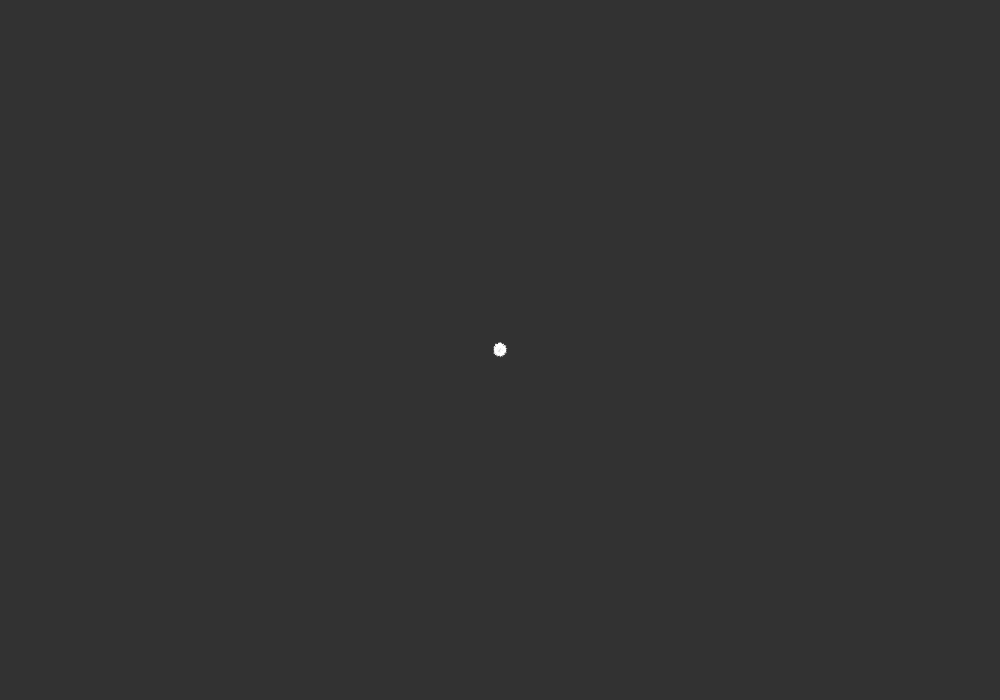
Frame 1 (no input)
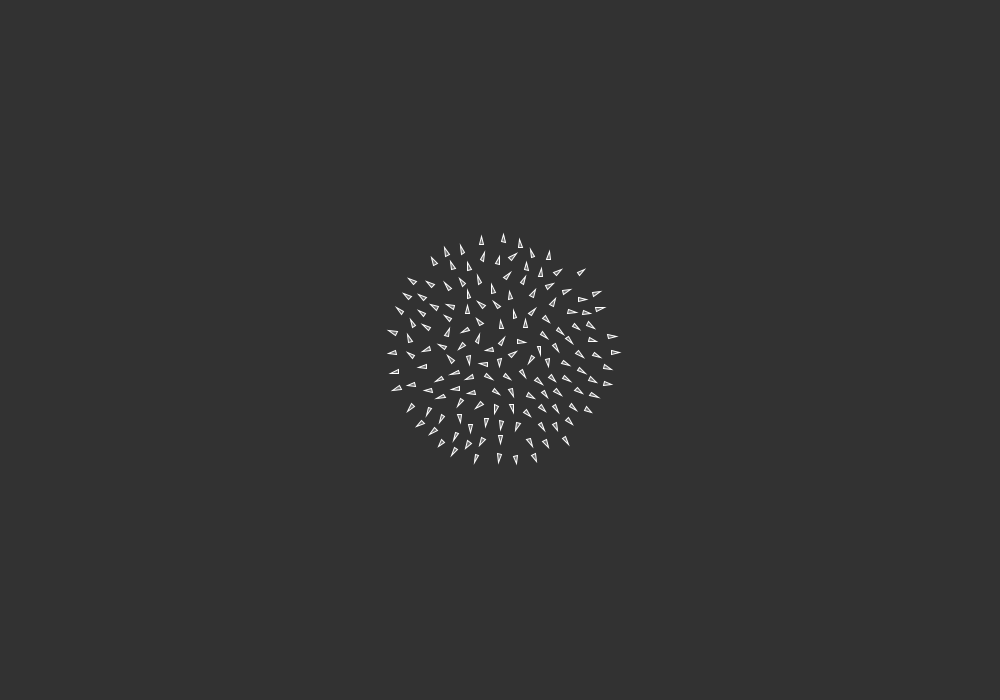
Frame 60 (the mouse pressed at the canvas centre just before this capture)
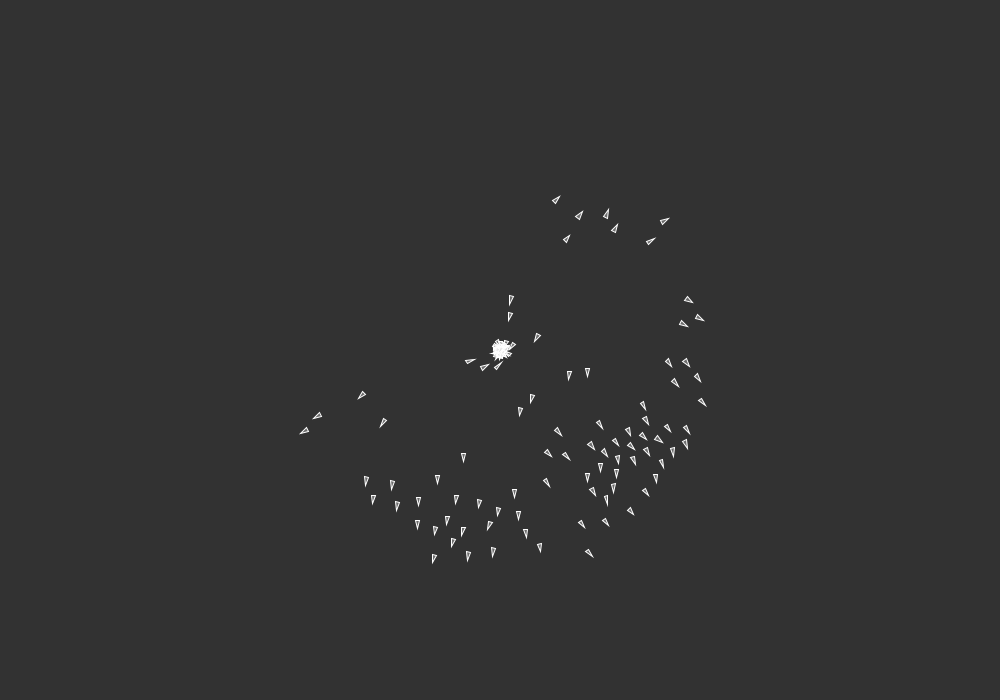
Frame 120 (the mouse held since frame 60 and released just before this capture)

The Processing sketch that drew these frames (run headless with seeded random() and noise(); from frame 60 on, the mouse is pressed at the canvas centre):

// Processing sketch: boids_example_nomouse
// ── boids_example_nomouse.pde
//Original code credit: Daniel Shiffman
//http://processing.org/examples/flocking.html

//Modified 9/24/14 by Gillian Smith:
//    - additional comments
//    - separation of tweakable constants

boolean MOUSE_ATTRACT = true;  // determines whether boids should be attracted by the mouse
float MOUSE_WEIGHT = 0.5;      // determines how heavily weighted the mouse steering force should be
float MOUSE_RADIUS = 30;       // controls the radius of influence around the mouse pointer 

//how much to care about each of the three behaviors
float SEP_WEIGHT = 10.0;  //separation
float ALI_WEIGHT = 1.0;  //alignment
float COH_WEIGHT = 1.0;  //cohesion

float COH_NEIGHBORDIST = 90;  //radius for boids to be cohesive with
float ALI_NEIGHBORDIST = 30;  //radius for boids to align with
float SEP_DESIREDDIST = 15;   //desired separation distance


//function called when new boids are created to determine what direction they start facing
PVector initialDirection()
{
  float angle = random(TWO_PI);
  return new PVector(cos(angle), sin(angle));
}

Flock flock;

//setup() runs once at the beginning of the program
void setup() {
  size(1000, 700);
  flock = new Flock();
  // Add an initial set of boids into the system
  for (int i = 0; i < 150; i++) {
    flock.addBoid(new Boid(width/2,height/2));
  }
}

//draw() runs on every frame
void draw() {
  background(50);
  flock.run();
}

// Add a new boid into the System
void mousePressed() {
  flock.addBoid(new Boid(mouseX,mouseY));
}

// The Boid class

class Boid {

  PVector location;
  PVector velocity;
  PVector acceleration;
  float r;           // radius of the boid
  float maxforce;    // Maximum steering force
  float maxspeed;    // Maximum speed

  Boid(float x, float y) {
    acceleration = new PVector(0, 0);

    // Leaving the code temporarily this way so that this example runs in JS
    velocity = initialDirection();

    location = new PVector(x, y);
    r = 2.0;
    maxspeed = 2;
    maxforce = 0.03;
  }

  void run(ArrayList<Boid> boids) {
    flock(boids);    //run flocking updates
    update();        //update velocity and position
    borders();       //screen wrap-around check
    render();        //draw the boid!
  }

  void applyForce(PVector force) {
    // We could add mass here if we want A = F / M
    acceleration.add(force);
  }

  // We accumulate a new acceleration each time based on three rules
  void flock(ArrayList<Boid> boids) {
    PVector sep = separate(boids);   // Separation
    PVector ali = align(boids);      // Alignment
    PVector coh = cohesion(boids);   // Cohesion
    
    // calculate mouse attraction
    PVector mf = new PVector(0, 0, 0);
    if ((this.location.x - mouseX) <= MOUSE_RADIUS && 
        (this.location.y - mouseY <= MOUSE_RADIUS)) {
      // make sure the mouse is close enough
      mf.x = mouseX - this.location.x;
      mf.y = mouseY - this.location.y;
    }
    mf.normalize();
        
    // invert mouse force if mouse is set to repel
    if (!MOUSE_ATTRACT) mf.mult(-1);

    // Arbitrarily weight these forces
    sep.mult(SEP_WEIGHT);
    ali.mult(ALI_WEIGHT);
    coh.mult(COH_WEIGHT);
    mf.mult(MOUSE_WEIGHT);
    
    // Add the force vectors to acceleration
    applyForce(sep);
    applyForce(ali);
    applyForce(coh);
    applyForce(mf);
  }

  // Method to update location
  void update() {
    // Update velocity
    velocity.add(acceleration);
    // Limit speed
    velocity.limit(maxspeed);
    location.add(velocity);
    // Reset acceleration to 0 each cycle
    acceleration.mult(0);
  }

  // A method that calculates and applies a steering force towards a target
  // STEER = DESIRED MINUS VELOCITY
  PVector seek(PVector target) {
    PVector desired = PVector.sub(target, location);  // A vector pointing from the location to the target
    // Scale to maximum speed
    desired.normalize();
    desired.mult(maxspeed);

    // Steering = Desired minus Velocity
    PVector steer = PVector.sub(desired, velocity);
    steer.limit(maxforce);  // Limit to maximum steering force
    return steer;
  }

  void render() {
    // Draw a triangle rotated in the direction of velocity
    float theta = velocity.heading2D() + radians(90);
    
    fill(200, 100);  //fill color for the boid (light grey, partially transparent)
    stroke(255);     //stroke color for the boid (white)
    
    //set up to draw the boid at its correct position and rotation
    pushMatrix();    
    translate(location.x, location.y);
    rotate(theta);
    
    //draw the boid as a triangle
    beginShape(TRIANGLES);
    vertex(0, -r*2);
    vertex(-r, r*2);
    vertex(r, r*2);
    endShape();
    
    //pop off the translation and rotation matrices ready to draw the next boid
    popMatrix();
  }

  // Wraparound
  void borders() {
    if (location.x < -r) location.x = width+r;
    if (location.y < -r) location.y = height+r;
    if (location.x > width+r) location.x = -r;
    if (location.y > height+r) location.y = -r;
  }
  
  // Separation
  // Method checks for nearby boids and steers away
  PVector separate (ArrayList<Boid> boids) {
    float desiredseparation = SEP_DESIREDDIST;
    PVector steer = new PVector(0, 0, 0);
    int count = 0;
    // For every boid in the system, check if it's too close
    for (Boid other : boids) {
      float d = PVector.dist(location, other.location);
      // If the distance is greater than 0 and less than an arbitrary amount (0 when you are yourself)
      if ((d > 0) && (d < desiredseparation)) {
        // Calculate vector pointing away from neighbor
        PVector diff = PVector.sub(location, other.location);
        diff.normalize();
        diff.div(d);        // Weight by distance
        steer.add(diff);
        count++;            // Keep track of how many
      }
    }
    // Average -- divide by how many
    if (count > 0) {
      steer.div((float)count);
    }

    // As long as the vector is greater than 0
    if (steer.mag() > 0) {
      // Implement Reynolds: Steering = Desired - Velocity
      steer.normalize();
      steer.mult(maxspeed);
      steer.sub(velocity);
      steer.limit(maxforce);
    }
    return steer;
  }

  // Alignment
  // For every nearby boid in the system, calculate the average velocity
  PVector align (ArrayList<Boid> boids) {
    float neighbordist = ALI_NEIGHBORDIST;
    PVector sum = new PVector(0, 0);
    int count = 0;
    for (Boid other : boids) {
      float d = PVector.dist(location, other.location);
      if ((d > 0) && (d < neighbordist)) {
        sum.add(other.velocity);
        count++;
      }
    }
    if (count > 0) {
      sum.div((float)count);
      
      // Implement Reynolds: Steering = Desired - Velocity
      sum.normalize();
      sum.mult(maxspeed);
      PVector steer = PVector.sub(sum, velocity);
      steer.limit(maxforce);
      return steer;
    } 
    else {
      return new PVector(0, 0);
    }
  }

  // Cohesion
  // For the average location (i.e. center) of all nearby boids, calculate steering vector towards that location
  PVector cohesion (ArrayList<Boid> boids) {
    float neighbordist = COH_NEIGHBORDIST;
    PVector sum = new PVector(0, 0);   // Start with empty vector to accumulate all locations
    int count = 0;
    for (Boid other : boids) {
      float d = PVector.dist(location, other.location);
      if ((d > 0) && (d < neighbordist)) {
        sum.add(other.location); // Add location
        count++;
      }
    }
    if (count > 0) {
      sum.div(count);
      return seek(sum);  // Steer towards the location
    } 
    else {
      return new PVector(0, 0);
    }
  }
}




// The Flock (a list of Boid objects)

class Flock {
  ArrayList<Boid> boids; // An ArrayList for all the boids

  Flock() {
    boids = new ArrayList<Boid>(); // Initialize the ArrayList
  }

  void run() {
    for (Boid b : boids) {
      b.run(boids);  // Passing the entire list of boids to each boid individually
    }
  }

  void addBoid(Boid b) {
    boids.add(b);
  }

}
